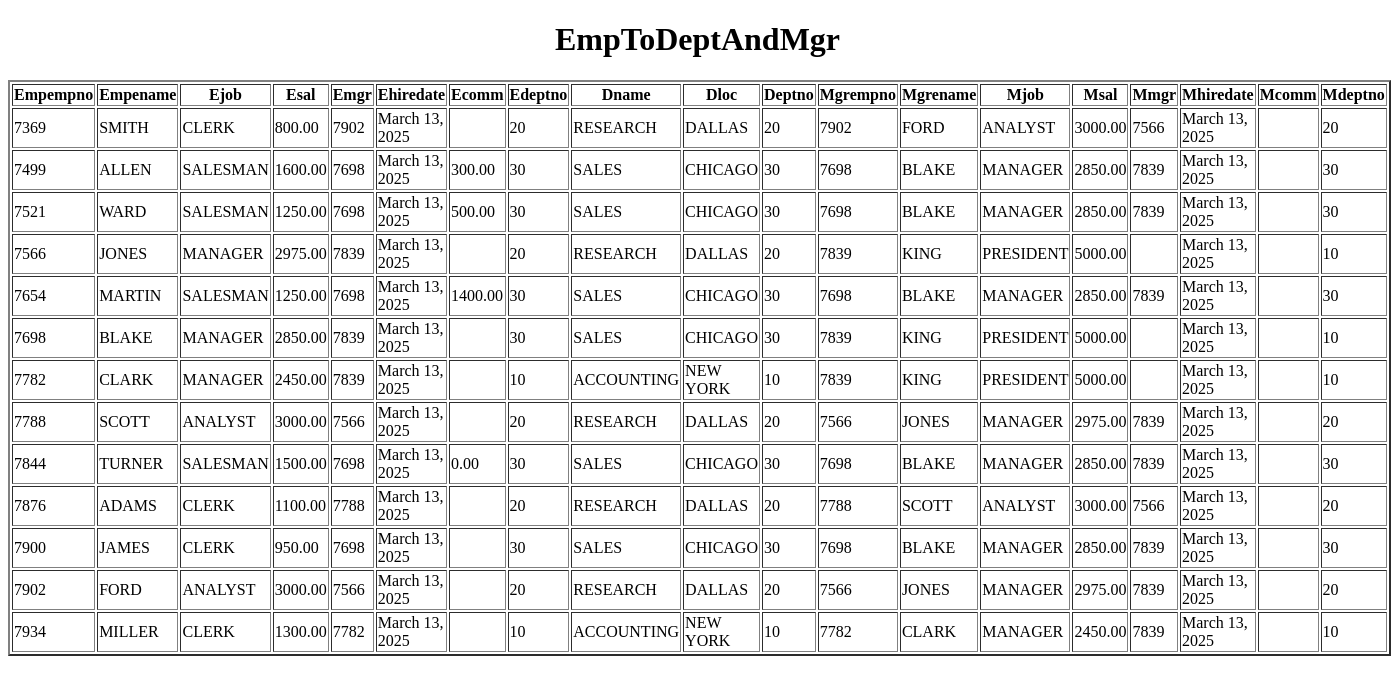
The page /EmpToDeptAndMgr/ on the database as committed earlier.
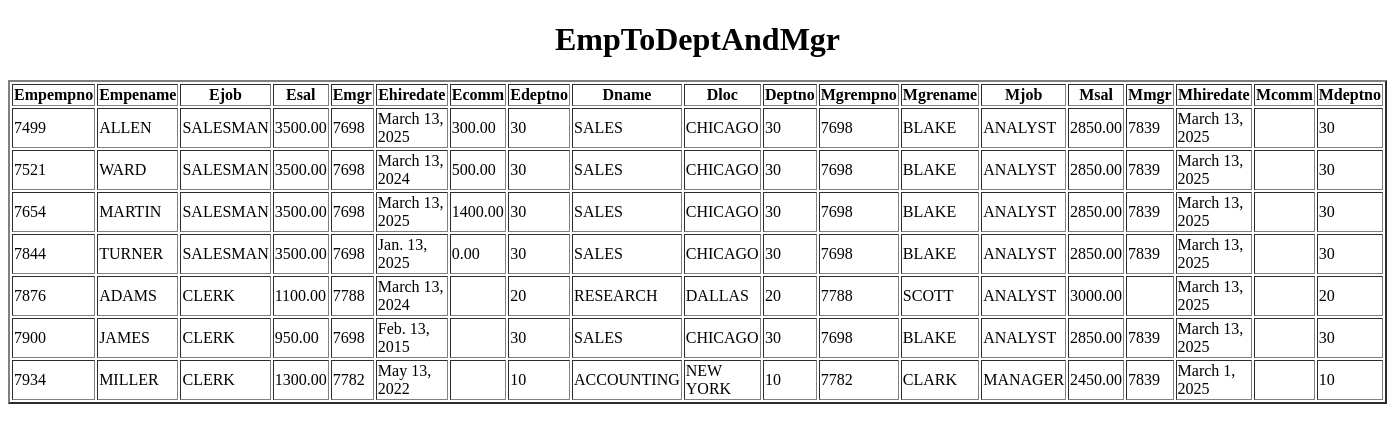
The same page on the database as committed later.
### app/models.py (models this page shows, shortened)
class Emp(models.Model):
    empno=models.IntegerField(primary_key=True)
    ename=models.CharField(max_length=20)
    job=models.CharField(max_length=20)
    mgr=models.ForeignKey('self',on_delete=models.SET_NULL,null=True,blank=True)
    hiredate=models.DateField()
    sal=models.DecimalField(max_digits=6,decimal_places=2)
    comm=models.DecimalField(max_digits=6,decimal_places=2,null=True,blank=True)
    deptno=models.ForeignKey(Dept,on_delete=models.CASCADE)

class Dept(models.Model):
    deptno=models.IntegerField(primary_key=True)
    dname=models.CharField(max_length=15)
    loc=models.CharField(max_length=20)

### app/views.py (the view)
# urls.py: path('EmpToDeptAndMgr/',EmpToDeptAndMgr,name='EmpToDeptAndMgr'),
def EmpToDeptAndMgr(request):
    QLEDMO=Emp.objects.all().select_related('deptno','mgr')
    QLEDMO=Emp.objects.select_related('deptno','mgr').filter(ename='SCOTT')
    QLEDMO=Emp.objects.select_related('deptno','mgr').filter(sal__gt=2000)
    QLEDMO=Emp.objects.select_related('deptno','mgr').filter(deptno=20)
    QLEDMO=Emp.objects.select_related('deptno','mgr').filter(hiredate='2025-3-13')
    QLEDMO=Emp.objects.select_related('deptno','mgr').filter(ename__startswith='M')
    QLEDMO=Emp.objects.select_related('deptno','mgr').filter(ename__endswith='s')
    QLEDMO=Emp.objects.select_related('deptno','mgr').filter(job='MANAGER')
    QLEDMO=Emp.objects.select_related('deptno','mgr').filter(comm__isnull=True)
    QLEDMO=Emp.objects.select_related('deptno','mgr').filter(comm__isnull=False)
    QLEDMO=Emp.objects.select_related('deptno','mgr').filter(sal__lt=2000)
    QLEDMO=Emp.objects.select_related('deptno','mgr').filter(deptno__dname='RESEARCH')
    QLEDMO=Emp.objects.select_related('deptno','mgr').filter(deptno__dname='SALES')
    QLEDMO=Emp.objects.select_related('deptno','mgr').filter(deptno__deptno=30)
    QLEDMO=Emp.objects.select_related('deptno','mgr').filter(deptno__deptno__range=(19,31))
    QLEDMO=Emp.objects.select_related('deptno','mgr').filter(deptno__dname__in=('SALES','RESEARCH'))
    QLEDMO=Emp.objects.select_related('deptno','mgr').filter(deptno__dname='SALES',deptno=30  )
    QLEDMO=Emp.objects.select_related('deptno','mgr').filter(deptno__loc='CHICAGO')
    QLEDMO=Emp.objects.select_related('deptno','mgr').filter(deptno__deptno__gt=19)
    QLEDMO=Emp.objects.select_related('deptno','mgr').filter(deptno__dname='ACCOUNTING')
    QLEDMO=Emp.objects.select_related('deptno','mgr').filter(deptno__loc='NEW YORK')
    QLEDMO=Emp.objects.select_related('deptno','mgr').filter(mgr__ename='KING')
    QLEDMO=Emp.objects.select_related('deptno','mgr').filter(mgr__deptno=10)
    QLEDMO=Emp.objects.select_related('deptno','mgr').filter(mgr__deptno=30)
    QLEDMO=Emp.objects.select_related('deptno','mgr').filter(mgr__comm__isnull=False)
    QLEDMO=Emp.objects.select_related('deptno','mgr').filter(mgr__job__in=('SALES','RESEARCH'))
    QLEDMO=Emp.objects.select_related('deptno','mgr').filter(mgr__job='SALES',deptno=30  )
    QLEDMO=Emp.objects.select_related('deptno','mgr').filter(mgr__sal__gt=2500)
    QLEDMO=Emp.objects.select_related('deptno','mgr').filter(mgr__deptno__gt=19)
    QLEDMO=Emp.objects.select_related('deptno','mgr').filter(mgr__ename='BLAKE')
    QLEDMO=Emp.objects.select_related('deptno','mgr').filter(mgr__hiredate__gt='2024-1-1')
    d={'QLEDMO':QLEDMO}
    return render(request,'EmpToDeptAndMgr.html',d)

### templates/EmpToDeptAndMgr.html (shortened to what this page needs)
<!DOCTYPE html>
<html lang="en">
<head>
</head>
<body>
    <center>
        <h1>EmpToDeptAndMgr</h1>
        <table border="2px">
            <tr>
                <th>Empempno</th>
                <th>Empename</th>
                <th>Ejob</th>
                <th>Esal</th>
                <th>Emgr</th>
                <th>Ehiredate</th>
                <th>Ecomm</th>
                <th>Edeptno</th>
                <th>Dname</th>
                <th>Dloc</th>
                <th>Deptno</th>
                <th>Mgrempno</th>
                <th>Mgrename</th>
                <th>Mjob</th>
                <th>Msal</th>
                <th>Mmgr</th>
                <th>Mhiredate</th>
                <th>Mcomm</th>
                <th>Mdeptno</th>
            </tr>
            {% for EDMO in QLEDMO %}
            <tr>
                <td>{{EDMO.empno}}</td>
                <td>{{EDMO.ename}}</td>
                <td>{{EDMO.job}}</td>
                <td>{{EDMO.sal}}</td>
                <td>{{EDMO.mgr.empno}}</td>
                <td>{{EDMO.hiredate}}</td>
                <td>{{EDMO.comm|default_if_none:''}}</td>
                <td>{{EDMO.deptno.deptno}}</td>
                <td>{{EDMO.deptno.dname}}</td>
                <td>{{EDMO.deptno.loc}}</td>
                <td>{{EDMO.deptno.deptno}}</td>
                <td>{{EDMO.mgr.empno}}</td>
                <td>{{EDMO.mgr.ename}}</td>
                <td>{{EDMO.mgr.job}}</td>
                <td>{{EDMO.mgr.sal}}</td>
                <td>{{EDMO.mgr.mgr.empno}}</td>
                <td>{{EDMO.mgr.hiredate}}</td>
                <td>{{EDMO.mgr.comm|default_if_none:''}}</td>
                <td>{{EDMO.mgr.deptno.deptno}}</td>
            </tr>
            {% endfor %}
        </table>
    </center>
</body>
</html>

Rows that differ between the two databases and show on the page:
removed Emp: empno "7369", ename "SMITH", job "CLERK", sal "800.00", mgr.empno "7902", hiredate "March 13, 2025", deptno.deptno "20", deptno.dname "RESEARCH", deptno.loc "DALLAS", mgr.ename "FORD", mgr.job "ANALYST", mgr.sal "3000.00", mgr.mgr.empno "7566", mgr.hiredate "March 13, 2025", mgr.deptno.deptno "20"
removed Emp: empno "7566", ename "JONES", job "MANAGER", sal "2975.00", mgr.empno "7839", hiredate "March 13, 2025", deptno.deptno "20", deptno.dname "RESEARCH", deptno.loc "DALLAS", mgr.ename "KING", mgr.job "PRESIDENT", mgr.sal "5000.00", mgr.hiredate "March 13, 2025", mgr.deptno.deptno "10"
no longer on this page (row edited): Emp: empno "7698", ename "BLAKE", job "MANAGER", sal "2850.00", mgr.empno "7839", hiredate "March 13, 2025", deptno.deptno "30", deptno.dname "SALES", deptno.loc "CHICAGO", mgr.ename "KING", mgr.job "PRESIDENT", mgr.sal "5000.00", mgr.hiredate "March 13, 2025", mgr.deptno.deptno "10"
no longer on this page (row edited): Emp: empno "7782", ename "CLARK", job "MANAGER", sal "2450.00", mgr.empno "7839", hiredate "March 13, 2025", deptno.deptno "10", deptno.dname "ACCOUNTING", deptno.loc "NEW YORK", mgr.ename "KING", mgr.job "PRESIDENT", mgr.sal "5000.00", mgr.hiredate "March 13, 2025", mgr.deptno.deptno "10"
no longer on this page (row edited): Emp: empno "7788", ename "SCOTT", job "ANALYST", sal "3000.00", mgr.empno "7566", hiredate "March 13, 2025", deptno.deptno "20", deptno.dname "RESEARCH", deptno.loc "DALLAS", mgr.ename "JONES", mgr.job "MANAGER", mgr.sal "2975.00", mgr.mgr.empno "7839", mgr.hiredate "March 13, 2025", mgr.deptno.deptno "20"
no longer on this page (row edited): Emp: empno "7902", ename "FORD", job "ANALYST", sal "3000.00", mgr.empno "7566", hiredate "March 13, 2025", deptno.deptno "20", deptno.dname "RESEARCH", deptno.loc "DALLAS", mgr.ename "JONES", mgr.job "MANAGER", mgr.sal "2975.00", mgr.mgr.empno "7839", mgr.hiredate "March 13, 2025", mgr.deptno.deptno "20"
changed Emp "ALLEN": sal "1600.00" → "3500.00"; mgr.job "MANAGER" → "ANALYST"
changed Emp "WARD": sal "1250.00" → "3500.00"; hiredate "March 13, 2025" → "March 13, 2024"; mgr.job "MANAGER" → "ANALYST"
changed Emp "MARTIN": sal "1250.00" → "3500.00"; mgr.job "MANAGER" → "ANALYST"
changed Emp "TURNER": sal "1500.00" → "3500.00"; hiredate "March 13, 2025" → "Jan. 13, 2025"; mgr.job "MANAGER" → "ANALYST"
changed Emp "ADAMS": hiredate "March 13, 2025" → "March 13, 2024"; mgr.mgr.empno "7566" → (not shown)
changed Emp "JAMES": hiredate "March 13, 2025" → "Feb. 13, 2015"; mgr.job "MANAGER" → "ANALYST"
changed Emp "MILLER": hiredate "March 13, 2025" → "May 13, 2022"; mgr.hiredate "March 13, 2025" → "March 1, 2025"
